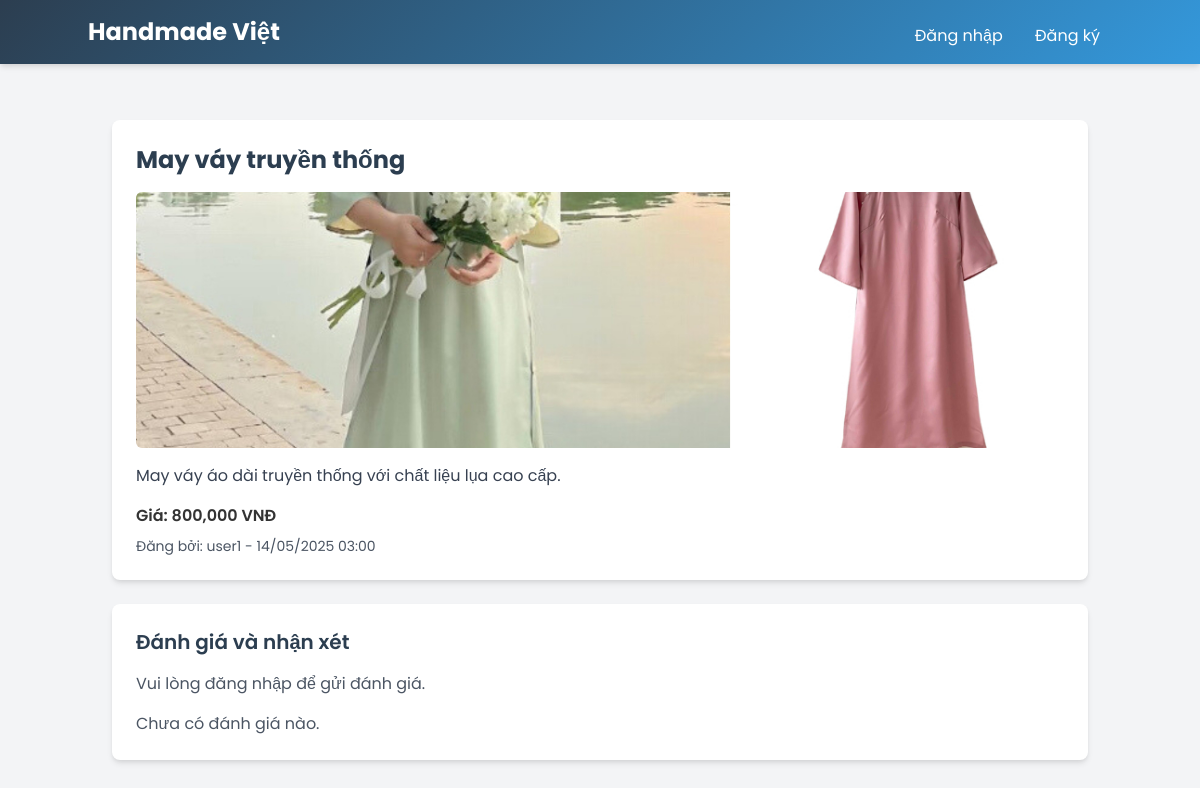
The page /service_detail.php?id=5 on the database its author committed.
### tables this page shows
CREATE TABLE `services` (
  `id` int(11) NOT NULL,
  `user_id` int(11) NOT NULL,
  `title` varchar(255) NOT NULL,
  `description` text NOT NULL,
  `price` int(11) NOT NULL,
  `image` varchar(255) DEFAULT NULL,
  `created_at` timestamp NOT NULL DEFAULT current_timestamp(),
  `brand` varchar(100) DEFAULT NULL
);

CREATE TABLE `users` (
  `id` int(11) NOT NULL,
  `username` varchar(50) NOT NULL,
  `email` varchar(100) NOT NULL,
  `password` varchar(255) NOT NULL,
  `role` enum('user','admin') DEFAULT 'user',
  `created_at` timestamp NOT NULL DEFAULT current_timestamp()
);

### service_detail.php (the view, shortened to what this page needs)
<?php
require_once 'includes/db.php';
$service_id = (int)$_GET['id'];
$stmt = $pdo->prepare("SELECT s.*, u.username FROM services s JOIN users u ON s.user_id = u.id WHERE s.id = ?");
$stmt->execute([$service_id]);
$service = $stmt->fetch();
$reviews_stmt = $pdo->prepare("SELECT r.*, u.username FROM reviews r JOIN users u ON r.user_id = u.id WHERE r.service_id = ? ORDER BY r.created_at DESC");
$reviews_stmt->execute([$service_id]);
$reviews = $reviews_stmt->fetchAll();
?>
<!DOCTYPE html>
<html lang="vi">
<head>
    <link href="https://cdn.jsdelivr.net/npm/tailwindcss@2.2.19/dist/tailwind.min.css" rel="stylesheet">
    <link rel="stylesheet" href="styles.css">
</head>
<body class="bg-gray-100">
    <header class="bg-teal-600 text-white p-4 shadow-md">
        <div class="container mx-auto flex justify-between items-center">
            <h1 class="text-2xl font-bold"><a href="index.php">Handmade Việt</a></h1>
            <nav>
                <?php if (isset($_SESSION['user_id'])): ?>
                    <span class="mr-4">Xin chào, <?= htmlspecialchars($_SESSION['username']) ?>!</span>
                    <a href="create_service.php" class="mr-4 hover:underline">Đăng bài</a>
                    <a href="forum.php" class="mr-4 hover:underline">Diễn đàn</a>
                    <?php if ($_SESSION['role'] === 'admin'): ?>
                        <a href="admin.php" class="mr-4 hover:underline">Quản lý</a>
                    <?php endif; ?>
                    <a href="logout.php" class="hover:underline">Đăng xuất</a>
                <?php else: ?>
                    <a href="login.php" class="mr-4 hover:underline">Đăng nhập</a>
                    <a href="register.php" class="hover:underline">Đăng ký</a>
                <?php endif; ?>
            </nav>
        </div>
    </header>
    <main class="container mx-auto p-6">
        <div class="bg-white p-6 rounded-lg shadow-md">
            <h2 class="text-2xl font-bold text-teal-700 mb-4"><?= htmlspecialchars($service['title']) ?></h2>
            <?php if ($service['image']): ?>
                <img src="uploads/<?= htmlspecialchars($service['image']) ?>" alt="<?= htmlspecialchars($service['title']) ?>" class="w-full h-64 object-cover rounded-md mb-4">
            <?php else: ?>
                <img src="https://via.placeholder.com/300x200?text=Không+có+hình+ảnh" alt="No Image" class="w-full h-64 object-cover rounded-md mb-4">
            <?php endif; ?>
            <p class="text-gray-700 mb-4"><?= nl2br(htmlspecialchars($service['description'])) ?></p>
            <p class="text-teal-600 font-semibold mb-2">Giá: <?= number_format($service['price']) ?> VNĐ</p>
            <p class="text-gray-600 text-sm">Đăng bởi: <?= htmlspecialchars($service['username']) ?> - <?= date('d/m/Y H:i', strtotime($service['created_at'])) ?></p>
        </div>
        <div class="bg-white p-6 rounded-lg shadow-md mt-6">
            <h3 class="text-xl font-semibold text-teal-700 mb-4">Đánh giá và nhận xét</h3>
            <?php if (isset($_SESSION['user_id'])): ?>
                <form method="post" class="mb-6">
                    <div class="mb-4">
                        <label class="block text-gray-700">Đánh giá (1-5 sao):</label>
                        <select name="rating" class="p-2 border rounded-md focus:outline-none focus:ring-2 focus:ring-teal-500">
                            <option value="1">1 sao</option>
                            <option value="2">2 sao</option>
                            <option value="3">3 sao</option>
                            <option value="4">4 sao</option>
                            <option value="5">5 sao</option>
                        </select>
                    </div>
                    <div class="mb-4">
                        <label class="block text-gray-700">Nhận xét:</label>
                        <textarea name="comment" rows="3" class="w-full p-2 border rounded-md focus:outline-none focus:ring-2 focus:ring-teal-500"></textarea>
                    </div>
                    <button type="submit" class="bg-teal-600 text-white px-4 py-2 rounded-md hover:bg-teal-700">Gửi đánh giá</button>
                </form>
            <?php else: ?>
                <p class="text-gray-600 mb-4">Vui lòng <a href="login.php" class="text-teal-600 hover:underline">đăng nhập</a> để gửi đánh giá.</p>
            <?php endif; ?>
            <?php if (!empty($reviews)): ?>
                <div class="space-y-4">
                    <?php foreach ($reviews as $review): ?>
                        <div class="border-t pt-4">
                            <p class="text-gray-600 text-sm">Đăng bởi: <?= htmlspecialchars($review['username']) ?> - <?= date('d/m/Y H:i', strtotime($review['created_at'])) ?></p>
                            <p class="text-yellow-500">Đánh giá: <?= str_repeat('★', $review['rating']) . str_repeat('☆', 5 - $review['rating']) ?></p>
                            <p class="text-gray-700"><?= nl2br(htmlspecialchars($review['comment'])) ?></p>
                        </div>
                    <?php endforeach; ?>
                </div>
            <?php else: ?>
                <p class="text-gray-600">Chưa có đánh giá nào.</p>
            <?php endif; ?>
        </div>
    </main>
</body>
</html>

### styles.css (style rules this page uses)
body { font-family: 'Poppins', sans-serif; margin: 0; padding: 0; background-color: #f5f5f5; color: #333; }
header { background: linear-gradient(135deg, #2c3e50 0%, #3498db 100%); color: white; padding: 1.5rem; text-align: center; box-shadow: 0 4px 10px rgba(0, 0, 0, 0.1); position: sticky; top: 0; z-index: 1000; }
header h1 { margin: 0; font-size: 2rem; font-weight: 600; }
nav { margin-top: 0.5rem; }
nav a, nav span { color: #fff; text-decoration: none; margin: 0 0.75rem; font-size: 1rem; transition: color 0.3s ease; }
main { max-width: 1200px; margin: 2rem auto; padding: 0 1rem; }
h2, h3 { color: #2c3e50; font-weight: 600; }

### rows shown on the page
services: title "May váy truyền thống", image (picture), description "May váy áo dài truyền thống với chất liệu lụa cao cấp.", price "800,000", user.username "user1", created_at "14/05/2025 03:00"
